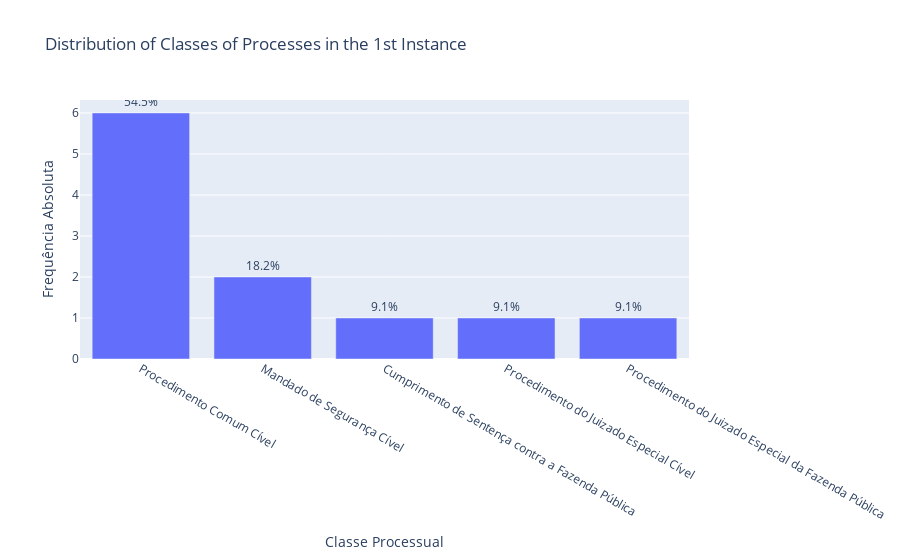

This figure's notebook cell:
### Markdown cell above
#### **3.3. Distribution of Legal Subjects in the 1st Instance**

The distribution of legal subjects most frequently appears in Figure 2. The most recurring themes are:
- **Education Establishments** (44.1%) and **Basic and Secondary Education** (35.1%) as the most recurring themes.
- **Constitutional Guarantees** (12.9%), **People with Disabilities** (4.8%) and **Pre-school Care** (1.3%) also show representation.

The high volume of actions related to education and social inclusion indicates that the judiciary plays a relevant role in guaranteeing fundamental rights.

### Code cell
df_classes = df["Classe 1ª Instância"].value_counts().reset_index()
df_classes.columns = ["Classe Processual", "Frequência Absoluta"]
df_classes["Frequência Relativa (%)"] = (df_classes["Frequência Absoluta"] / df_classes["Frequência Absoluta"].sum()) * 100

fig = px.bar(df_classes, x="Classe Processual", y="Frequência Absoluta",
             text=df_classes["Frequência Relativa (%)"].apply(lambda x: f"{x:.1f}%"),
             title="Distribution of Classes of Processes in the 1st Instance")

fig.update_xaxes(categoryorder='total descending')
fig.update_traces(textposition='outside')
fig.show()

### Figure 1 — Plotly figure (JSON) as saved in the notebook; plotly's stock layout.template omitted (floating-point values rounded to 4 significant figures)
{"data": [{"alignmentgroup": "True", "hovertemplate": "Classe Processual=%{x}<br>Frequência Absoluta=%{y}<br>text=%{text}<extra></extra>", "legendgroup": "", "marker": {"color": "#636efa", "pattern": {"shape": ""}}, "name": "", "offsetgroup": "", "orientation": "v", "showlegend": false, "text": ["54.5%", "18.2%", "9.1%", "9.1%", "9.1%"], "textposition": "outside", "type": "bar", "x": ["Procedimento Comum Cível", "Mandado de Segurança Cível", "Cumprimento de Sentença contra a Fazenda Pública", "Procedimento do Juizado Especial Cível", "Procedimento do Juizado Especial da Fazenda Pública"], "xaxis": "x", "y": [6, 2, 1, 1, 1], "yaxis": "y"}], "layout": {"barmode": "relative", "legend": {"tracegroupgap": 0}, "title": {"text": "Distribution of Classes of Processes in the 1st Instance"}, "xaxis": {"anchor": "y", "categoryorder": "total descending", "domain": [0, 1], "title": {"text": "Classe Processual"}}, "yaxis": {"anchor": "x", "domain": [0, 1], "title": {"text": "Frequência Absoluta"}}}}
